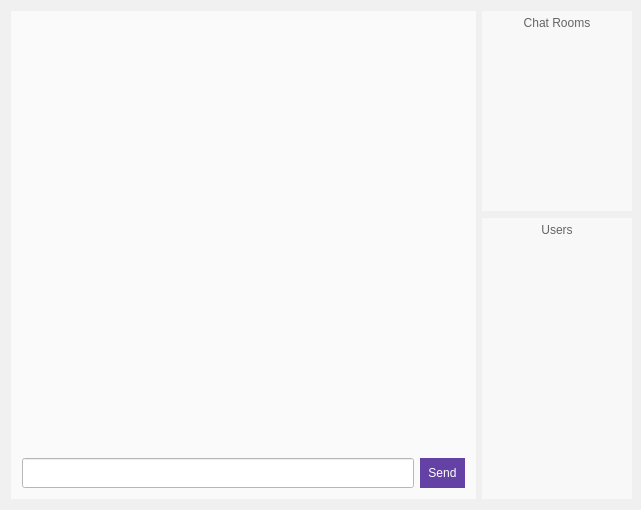
<?xml version="1.0" encoding="UTF-8"?>
<ui version="4.0">
 <class>MainWindow</class>
 <widget class="QMainWindow" name="MainWindow">
  <property name="geometry">
   <rect>
    <x>0</x>
    <y>0</y>
    <width>641</width>
    <height>510</height>
   </rect>
  </property>
  <property name="windowTitle">
   <string>Main Chat</string>
  </property>
  <property name="styleSheet">
   <string notr="true">background-color: rgb(240, 240, 240);</string>
  </property>
  <widget class="QWidget" name="centralWidget">
   <property name="layoutDirection">
    <enum>Qt::LeftToRight</enum>
   </property>
   <property name="styleSheet">
    <string notr="true"/>
   </property>
   <layout class="QVBoxLayout" name="verticalLayout_4">
    <property name="rightMargin">
     <number>9</number>
    </property>
    <item>
     <layout class="QHBoxLayout" name="mainHorizontal">
      <item>
       <widget class="QWidget" name="mainChatLayout" native="true">
        <property name="styleSheet">
         <string notr="true">background-color: rgb(250, 250, 250);</string>
        </property>
        <layout class="QVBoxLayout" name="verticalLayout_3">
         <item>
          <widget class="QTextEdit" name="chatWindow">
           <property name="enabled">
            <bool>true</bool>
           </property>
           <property name="minimumSize">
            <size>
             <width>300</width>
             <height>400</height>
            </size>
           </property>
           <property name="palette">
            <palette>
             <active>
              <colorrole role="Button">
               <brush brushstyle="SolidPattern">
                <color alpha="255">
                 <red>250</red>
                 <green>250</green>
                 <blue>250</blue>
                </color>
               </brush>
              </colorrole>
              <colorrole role="Base">
               <brush brushstyle="SolidPattern">
                <color alpha="255">
                 <red>250</red>
                 <green>250</green>
                 <blue>250</blue>
                </color>
               </brush>
              </colorrole>
              <colorrole role="Window">
               <brush brushstyle="SolidPattern">
                <color alpha="255">
                 <red>250</red>
                 <green>250</green>
                 <blue>250</blue>
                </color>
               </brush>
              </colorrole>
             </active>
             <inactive>
              <colorrole role="Button">
               <brush brushstyle="SolidPattern">
                <color alpha="255">
                 <red>250</red>
                 <green>250</green>
                 <blue>250</blue>
                </color>
               </brush>
              </colorrole>
              <colorrole role="Base">
               <brush brushstyle="SolidPattern">
                <color alpha="255">
                 <red>250</red>
                 <green>250</green>
                 <blue>250</blue>
                </color>
               </brush>
              </colorrole>
              <colorrole role="Window">
               <brush brushstyle="SolidPattern">
                <color alpha="255">
                 <red>250</red>
                 <green>250</green>
                 <blue>250</blue>
                </color>
               </brush>
              </colorrole>
             </inactive>
             <disabled>
              <colorrole role="Button">
               <brush brushstyle="SolidPattern">
                <color alpha="255">
                 <red>250</red>
                 <green>250</green>
                 <blue>250</blue>
                </color>
               </brush>
              </colorrole>
              <colorrole role="Base">
               <brush brushstyle="SolidPattern">
                <color alpha="255">
                 <red>250</red>
                 <green>250</green>
                 <blue>250</blue>
                </color>
               </brush>
              </colorrole>
              <colorrole role="Window">
               <brush brushstyle="SolidPattern">
                <color alpha="255">
                 <red>250</red>
                 <green>250</green>
                 <blue>250</blue>
                </color>
               </brush>
              </colorrole>
             </disabled>
            </palette>
           </property>
           <property name="font">
            <font>
             <family>DejaVu Sans</family>
             <pointsize>10</pointsize>
            </font>
           </property>
           <property name="autoFillBackground">
            <bool>false</bool>
           </property>
           <property name="styleSheet">
            <string notr="true">border: none;
background-color: rgb(250, 250, 250);
</string>
           </property>
           <property name="readOnly">
            <bool>true</bool>
           </property>
           <property name="html">
            <string>&lt;!DOCTYPE HTML PUBLIC &quot;-//W3C//DTD HTML 4.0//EN&quot; &quot;http://www.w3.org/TR/REC-html40/strict.dtd&quot;&gt;
&lt;html&gt;&lt;head&gt;&lt;meta name=&quot;qrichtext&quot; content=&quot;1&quot; /&gt;&lt;style type=&quot;text/css&quot;&gt;
p, li { white-space: pre-wrap; }
&lt;/style&gt;&lt;/head&gt;&lt;body style=&quot; font-family:'DejaVu Sans'; font-size:10pt; font-weight:400; font-style:normal;&quot;&gt;
&lt;p style=&quot;-qt-paragraph-type:empty; margin-top:0px; margin-bottom:10px; margin-left:0px; margin-right:0px; -qt-block-indent:0; text-indent:0px;&quot;&gt;&lt;br /&gt;&lt;/p&gt;&lt;/body&gt;&lt;/html&gt;</string>
           </property>
          </widget>
         </item>
         <item>
          <layout class="QHBoxLayout" name="sendMessageLayout">
           <item>
            <widget class="QLineEdit" name="messageEdit">
             <property name="minimumSize">
              <size>
               <width>0</width>
               <height>30</height>
              </size>
             </property>
             <property name="styleSheet">
              <string notr="true">background-color: rgb(255, 255, 255);
border-color: rgb(242, 242, 242);</string>
             </property>
            </widget>
           </item>
           <item>
            <widget class="QPushButton" name="sendMessageButton">
             <property name="minimumSize">
              <size>
               <width>45</width>
               <height>30</height>
              </size>
             </property>
             <property name="styleSheet">
              <string notr="true">background-color: rgb(100, 65, 165);
color: rgb(255, 255, 255);
selection-background-color: rgb(100, 65, 165);
border: none;</string>
             </property>
             <property name="text">
              <string>Send</string>
             </property>
            </widget>
           </item>
          </layout>
         </item>
        </layout>
       </widget>
      </item>
      <item>
       <layout class="QVBoxLayout" name="usersLayout">
        <property name="spacing">
         <number>7</number>
        </property>
        <property name="leftMargin">
         <number>0</number>
        </property>
        <property name="topMargin">
         <number>0</number>
        </property>
        <item>
         <widget class="QWidget" name="chatRoomsWidget" native="true">
          <property name="minimumSize">
           <size>
            <width>120</width>
            <height>0</height>
           </size>
          </property>
          <property name="maximumSize">
           <size>
            <width>150</width>
            <height>200</height>
           </size>
          </property>
          <property name="styleSheet">
           <string notr="true">background-color: rgb(248, 248, 249);
border: none;</string>
          </property>
          <layout class="QVBoxLayout" name="verticalLayout">
           <property name="topMargin">
            <number>5</number>
           </property>
           <item>
            <widget class="QLabel" name="chatRoomsLabel">
             <property name="styleSheet">
              <string notr="true">color: rgb(100, 100, 100);</string>
             </property>
             <property name="text">
              <string>Chat Rooms</string>
             </property>
             <property name="alignment">
              <set>Qt::AlignCenter</set>
             </property>
            </widget>
           </item>
           <item>
            <widget class="QListView" name="chatRoomsList">
             <property name="minimumSize">
              <size>
               <width>100</width>
               <height>0</height>
              </size>
             </property>
             <property name="maximumSize">
              <size>
               <width>150</width>
               <height>16777215</height>
              </size>
             </property>
             <property name="font">
              <font>
               <family>DejaVu Sans</family>
               <pointsize>10</pointsize>
              </font>
             </property>
             <property name="styleSheet">
              <string notr="true">background-color: rgb(248, 248, 249);
border: none;
selection-background-color: rgb(161, 161, 161);</string>
             </property>
             <property name="editTriggers">
              <set>QAbstractItemView::NoEditTriggers</set>
             </property>
             <property name="textElideMode">
              <enum>Qt::ElideRight</enum>
             </property>
            </widget>
           </item>
          </layout>
         </widget>
        </item>
        <item>
         <widget class="QWidget" name="usersListWidget" native="true">
          <property name="minimumSize">
           <size>
            <width>120</width>
            <height>0</height>
           </size>
          </property>
          <property name="maximumSize">
           <size>
            <width>150</width>
            <height>16777215</height>
           </size>
          </property>
          <property name="styleSheet">
           <string notr="true">background-color: rgb(248, 248, 249);
border: none;</string>
          </property>
          <layout class="QVBoxLayout" name="verticalLayout_2">
           <property name="leftMargin">
            <number>5</number>
           </property>
           <property name="topMargin">
            <number>5</number>
           </property>
           <property name="rightMargin">
            <number>5</number>
           </property>
           <item>
            <widget class="QLabel" name="usersListLabel">
             <property name="styleSheet">
              <string notr="true">color: rgb(100, 100, 100);</string>
             </property>
             <property name="text">
              <string>Users</string>
             </property>
             <property name="alignment">
              <set>Qt::AlignCenter</set>
             </property>
            </widget>
           </item>
           <item>
            <widget class="QListView" name="usersList">
             <property name="minimumSize">
              <size>
               <width>100</width>
               <height>0</height>
              </size>
             </property>
             <property name="maximumSize">
              <size>
               <width>150</width>
               <height>16777215</height>
              </size>
             </property>
             <property name="font">
              <font>
               <family>DejaVu Sans</family>
               <pointsize>10</pointsize>
              </font>
             </property>
             <property name="styleSheet">
              <string notr="true">background-color: rgb(248, 248, 249);
border: none;
QListView::item {
    background: #FF0000;
}</string>
             </property>
             <property name="editTriggers">
              <set>QAbstractItemView::NoEditTriggers</set>
             </property>
             <property name="dragDropMode">
              <enum>QAbstractItemView::NoDragDrop</enum>
             </property>
             <property name="textElideMode">
              <enum>Qt::ElideRight</enum>
             </property>
             <property name="flow">
              <enum>QListView::TopToBottom</enum>
             </property>
             <property name="spacing">
              <number>1</number>
             </property>
             <property name="viewMode">
              <enum>QListView::ListMode</enum>
             </property>
            </widget>
           </item>
          </layout>
         </widget>
        </item>
       </layout>
      </item>
     </layout>
    </item>
   </layout>
  </widget>
 </widget>
 <layoutdefault spacing="6" margin="11"/>
 <resources/>
 <connections/>
</ui>
